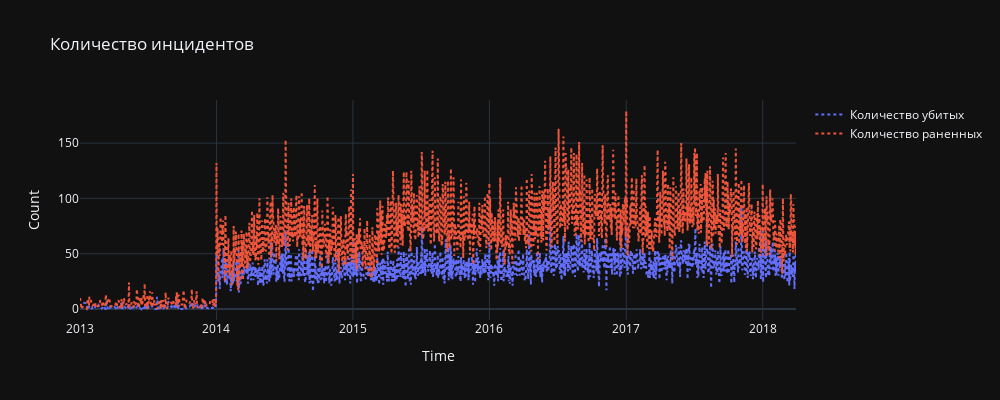
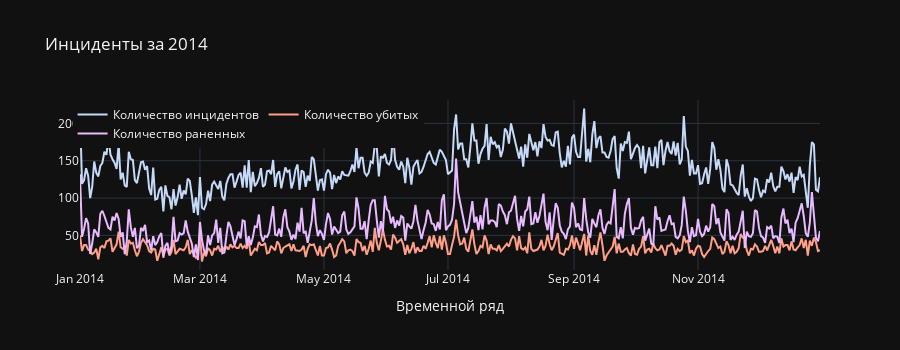
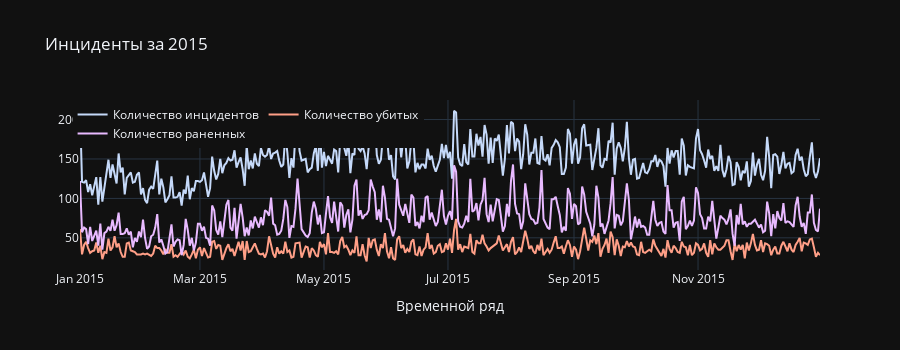
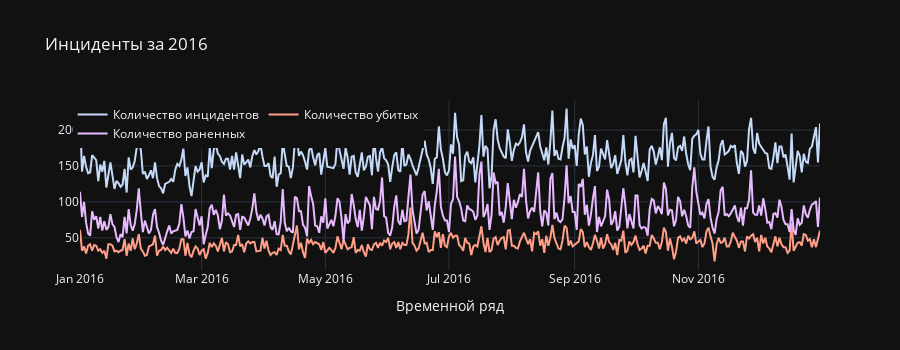

The notebook cell saved with these charts, in order:
### Code cell
n_killed = gun_violence_filtered.groupby('date').sum()['n_killed'].values

n_injured = gun_violence_filtered.groupby('date').sum()['n_injured'].values

dates = gun_violence_filtered.groupby('date').count().index

x_months = ['Янв', 'Февр', 'Март', 'Апр', 'Май', 'Июнь', 'Июль', 'Авг', 'Сент', 'Окт', 'Нояб', 'Дек']

trace1 = go.Scatter(
    x=dates,
    y=n_killed,
    name='Количество убитых',
    line=dict(
        dash='dot'
    )
)

trace2 = go.Scatter(
    x=dates,
    y=n_injured,
    name='Количество раненных',
    line=dict(
        dash='dot'
    )
)

data = [trace1, trace2]

layout = dict(
    height=400,
    width=1000,
    title='Количество инцидентов',
    xaxis=dict(title='Time'),
    yaxis=dict(title='Count'),
)

fig = dict(data=data, layout=layout)
iplot(fig)

# 2014 time series
temp = gun_violence_filtered[gun_violence_filtered['year'] == 2014].groupby('date').agg(
    {'state': 'count', 'n_killed': 'sum', 'n_injured': 'sum'}).reset_index().rename(columns={'state': 'incidents'})

trace1 = go.Scatter(
    x=temp.date,
    y=temp.incidents,
    name='Количество инцидентов',
    mode="lines",
    marker=dict(color='#c5d9f9')

)
trace2 = go.Scatter(
    x=temp.date,
    y=temp.n_killed,
    name="Количество убитых",
    mode="lines",
    marker=dict(color='#ff9f87')
)

trace3 = go.Scatter(
    x=temp.date,
    y=temp.n_injured,
    name="Количество раненных",
    mode="lines",
    marker=dict(color='#e8baff')
)
print("2014")
print(f"Среднее количество инцидентов: {temp.incidents.mean()}")
print(f"Среднее количество убитых:     {temp.n_killed.mean()}")
print(f"Среднее количество раненных:   {temp.n_injured.mean()}")
data = [trace1, trace2, trace3]
layout = dict(
    height=350,
    title='Инциденты за 2014',
    legend=dict(
        orientation="h",
        x=-.01,
        y=1
    ),
    xaxis=dict(
        title='Временной ряд',
        ticklen=1
    )
)

fig = dict(data=data, layout=layout)
iplot(fig)

# 2015 time series
temp = gun_violence_filtered[gun_violence_filtered['year'] == 2015].groupby('date').agg(
    {'state': 'count', 'n_killed': 'sum', 'n_injured': 'sum'}).reset_index().rename(columns={'state': 'incidents'})

trace1 = go.Scatter(
    x=temp.date,
    y=temp.incidents,
    name='Количество инцидентов',
    mode="lines",
    marker=dict(color='#c5d9f9')
)

trace2 = go.Scatter(
    x=temp.date,
    y=temp.n_killed,
    name="Количество убитых",
    mode="lines",
    marker=dict(color='#ff9f87')
)

trace3 = go.Scatter(
    x=temp.date,
    y=temp.n_injured,
    name="Количество раненных",
    mode="lines",
    marker=dict(color='#e8baff')
)
print("2015")
print(f"Среднее количество инцидентов: {temp.incidents.mean()}")
print(f"Среднее количество убитых:     {temp.n_killed.mean()}")
print(f"Среднее количество раненных:   {temp.n_injured.mean()}")
data = [trace1, trace2, trace3]

layout = dict(
    height=350,
    title='Инциденты за 2015',
    legend=dict(
        orientation="h",
        x=-.01,
        y=1
    ),
    xaxis=dict(
        title='Временной ряд',
        ticklen=1
    )
)

fig = dict(data=data, layout=layout)
iplot(fig)

# 2016 time series
temp = gun_violence_filtered[gun_violence_filtered['year'] == 2016].groupby('date').agg(
    {'state': 'count', 'n_killed': 'sum', 'n_injured': 'sum'}).reset_index().rename(columns={'state': 'incidents'})

trace1 = go.Scatter(
    x=temp.date,
    y=temp.incidents,
    name='Количество инцидентов',
    mode="lines",
    marker=dict(color='#c5d9f9')
)

trace2 = go.Scatter(
    x=temp.date,
    y=temp.n_killed,
    name="Количество убитых",
    mode="lines",
    marker=dict(color='#ff9f87')
)

trace3 = go.Scatter(
    x=temp.date,
    y=temp.n_injured,
    name="Количество раненных",
    mode="lines",
    marker=dict(color='#e8baff')
)
print("2016")
print(f"Среднее количество инцидентов: {temp.incidents.mean()}")
print(f"Среднее количество убитых:     {temp.n_killed.mean()}")
print(f"Среднее количество раненных:   {temp.n_injured.mean()}")
data = [trace1, trace2, trace3]
layout = dict(
    height=350,
    title='Инциденты за 2016',
    legend=dict(
        orientation="h",
        x=-.01,
        y=1
    ),
    xaxis=dict(
        title='Временной ряд',
        ticklen=1)
)

fig = dict(data=data, layout=layout)
iplot(fig)

# 2017 time series
temp = gun_violence_filtered[gun_violence_filtered['year'] == 2017].groupby('date').agg(
    {'state': 'count', 'n_killed': 'sum', 'n_injured': 'sum'}).reset_index().rename(columns={'state': 'incidents'})

trace1 = go.Scatter(
    x=temp.date,
    y=temp.incidents,
    name='Количество инцидентов',
    mode="lines",
    marker=dict(color='#c5d9f9')
)
print(f"temp.date: {temp.date}")
trace2 = go.Scatter(
    x=temp.date,
    y=temp.n_killed,
    name="Количество убитых",
    mode="lines",
    marker=dict(color='#ff9f87')
)

trace3 = go.Scatter(
    x=temp.date,
    y=temp.n_injured,
    name="Количество раненных",
    mode="lines",
    marker=dict(color='#e8baff')
)
print("2017")
print(f"Среднее количество инцидентов: {temp.incidents.mean()}")
print(f"Среднее количество убитых:     {temp.n_killed.mean()}")
print(f"Среднее количество раненных:   {temp.n_injured.mean()}")
data = [trace1, trace2, trace3]
layout = dict(
    height=400,
    title='Инциденты за 2017',
    legend=dict(
        orientation="h",
        x=-.01, y=1
    ),
    xaxis=dict(
        title='Временной ряд',
        ticklen=1
    )
)

fig = dict(data=data, layout=layout)
iplot(fig)

### Figure 1 — Plotly figure (JSON) as saved in the notebook; plotly's stock layout.template omitted (floating-point values rounded to 4 significant figures; data arrays with more than 128 entries replaced by an {"elided": "..."} marker saying what was removed)
{"data": [{"line": {"dash": "dot"}, "name": "Количество убитых", "x": {"elided": "1725 str values"}, "y": {"elided": "1725 int values"}, "type": "scatter"}, {"line": {"dash": "dot"}, "name": "Количество раненных", "x": {"elided": "1725 str values"}, "y": {"elided": "1725 int values"}, "type": "scatter"}], "layout": {"height": 400, "title": {"text": "Количество инцидентов"}, "width": 1000, "xaxis": {"title": {"text": "Time"}}, "yaxis": {"title": {"text": "Count"}}}}

### Figure 2 — Plotly figure (JSON) as saved in the notebook; plotly's stock layout.template omitted (floating-point values rounded to 4 significant figures; data arrays with more than 128 entries replaced by an {"elided": "..."} marker saying what was removed)
{"data": [{"marker": {"color": "#c5d9f9"}, "mode": "lines", "name": "Количество инцидентов", "x": {"elided": "365 str values"}, "y": {"elided": "365 int values"}, "type": "scatter"}, {"marker": {"color": "#ff9f87"}, "mode": "lines", "name": "Количество убитых", "x": {"elided": "365 str values"}, "y": {"elided": "365 int values"}, "type": "scatter"}, {"marker": {"color": "#e8baff"}, "mode": "lines", "name": "Количество раненных", "x": {"elided": "365 str values"}, "y": {"elided": "365 int values"}, "type": "scatter"}], "layout": {"height": 350, "legend": {"orientation": "h", "x": -0.01, "y": 1}, "title": {"text": "Инциденты за 2014"}, "xaxis": {"ticklen": 1, "title": {"text": "Временной ряд"}}}}

### Figure 3 — Plotly figure (JSON) as saved in the notebook; plotly's stock layout.template omitted (floating-point values rounded to 4 significant figures; data arrays with more than 128 entries replaced by an {"elided": "..."} marker saying what was removed)
{"data": [{"marker": {"color": "#c5d9f9"}, "mode": "lines", "name": "Количество инцидентов", "x": {"elided": "364 str values"}, "y": {"elided": "364 int values"}, "type": "scatter"}, {"marker": {"color": "#ff9f87"}, "mode": "lines", "name": "Количество убитых", "x": {"elided": "364 str values"}, "y": {"elided": "364 int values"}, "type": "scatter"}, {"marker": {"color": "#e8baff"}, "mode": "lines", "name": "Количество раненных", "x": {"elided": "364 str values"}, "y": {"elided": "364 int values"}, "type": "scatter"}], "layout": {"height": 350, "legend": {"orientation": "h", "x": -0.01, "y": 1}, "title": {"text": "Инциденты за 2015"}, "xaxis": {"ticklen": 1, "title": {"text": "Временной ряд"}}}}

### Figure 4 — Plotly figure (JSON) as saved in the notebook; plotly's stock layout.template omitted (floating-point values rounded to 4 significant figures; data arrays with more than 128 entries replaced by an {"elided": "..."} marker saying what was removed)
{"data": [{"marker": {"color": "#c5d9f9"}, "mode": "lines", "name": "Количество инцидентов", "x": {"elided": "365 str values"}, "y": {"elided": "365 int values"}, "type": "scatter"}, {"marker": {"color": "#ff9f87"}, "mode": "lines", "name": "Количество убитых", "x": {"elided": "365 str values"}, "y": {"elided": "365 int values"}, "type": "scatter"}, {"marker": {"color": "#e8baff"}, "mode": "lines", "name": "Количество раненных", "x": {"elided": "365 str values"}, "y": {"elided": "365 int values"}, "type": "scatter"}], "layout": {"height": 350, "legend": {"orientation": "h", "x": -0.01, "y": 1}, "title": {"text": "Инциденты за 2016"}, "xaxis": {"ticklen": 1, "title": {"text": "Временной ряд"}}}}
